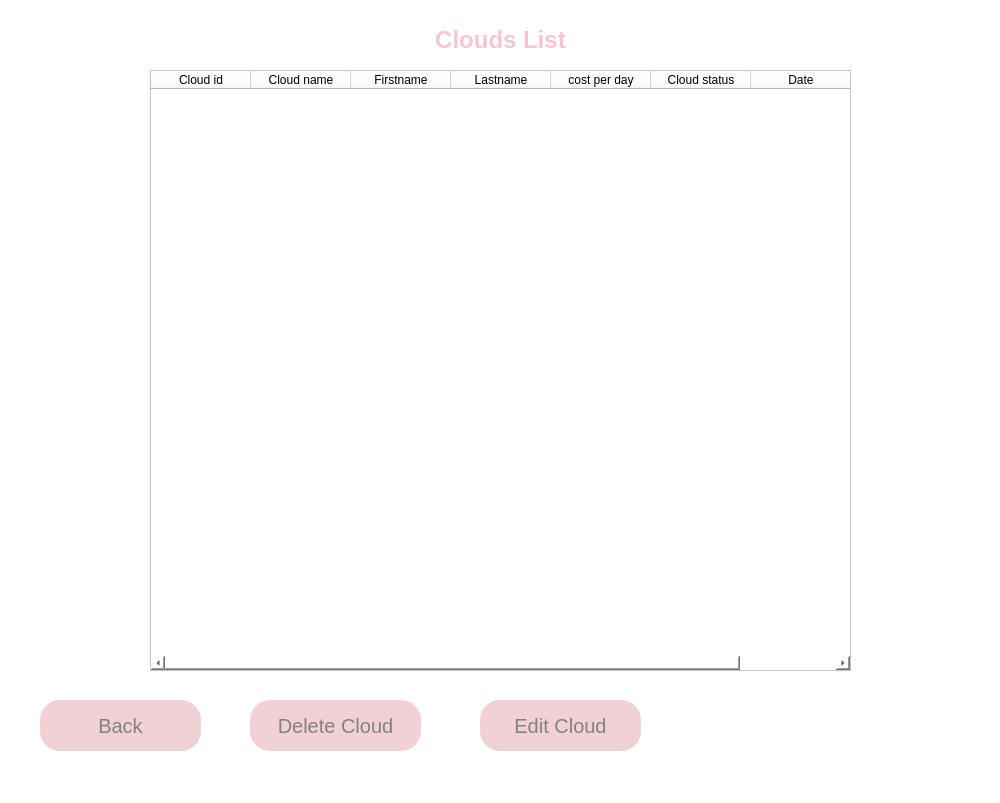
<?xml version="1.0" encoding="UTF-8"?>
<ui version="4.0">
 <class>Form</class>
 <widget class="QWidget" name="Form">
  <property name="geometry">
   <rect>
    <x>0</x>
    <y>0</y>
    <width>1000</width>
    <height>803</height>
   </rect>
  </property>
  <property name="windowTitle">
   <string>Cloud List</string>
  </property>
  <property name="styleSheet">
   <string notr="true">background-color: rgb(255, 255, 255);</string>
  </property>
  <widget class="QLabel" name="label">
   <property name="geometry">
    <rect>
     <x>370</x>
     <y>10</y>
     <width>261</width>
     <height>61</height>
    </rect>
   </property>
   <property name="font">
    <font>
     <family>MS UI Gothic</family>
     <pointsize>15</pointsize>
     <weight>75</weight>
     <bold>true</bold>
    </font>
   </property>
   <property name="text">
    <string>&lt;html&gt;&lt;head/&gt;&lt;body&gt;&lt;p&gt;&lt;span style=&quot; font-size:18pt; color:#f5c6cf;&quot;&gt;Clouds List&lt;/span&gt;&lt;/p&gt;&lt;/body&gt;&lt;/html&gt;</string>
   </property>
   <property name="alignment">
    <set>Qt::AlignCenter</set>
   </property>
  </widget>
  <widget class="QPushButton" name="back">
   <property name="geometry">
    <rect>
     <x>40</x>
     <y>700</y>
     <width>161</width>
     <height>51</height>
    </rect>
   </property>
   <property name="font">
    <font>
     <pointsize>15</pointsize>
    </font>
   </property>
   <property name="styleSheet">
    <string notr="true">QPushButton
{
	background-color: #f1d1d6;
	color: #828282;
	border-radius:20px;
}

QPushButton:hover
{
	background-color: #ff8b8d;
	color: #656565;
	border-radius:20px;
}</string>
   </property>
   <property name="text">
    <string>Back</string>
   </property>
  </widget>
  <widget class="QPushButton" name="delete_2">
   <property name="geometry">
    <rect>
     <x>250</x>
     <y>700</y>
     <width>171</width>
     <height>51</height>
    </rect>
   </property>
   <property name="font">
    <font>
     <pointsize>15</pointsize>
    </font>
   </property>
   <property name="styleSheet">
    <string notr="true">QPushButton
{
	background-color: #f1d1d6;
	color: #828282;
	border-radius:20px;
}

QPushButton:hover
{
	background-color: #ff8b8d;
	color: #656565;
	border-radius:20px;
}</string>
   </property>
   <property name="text">
    <string>Delete Cloud</string>
   </property>
  </widget>
  <widget class="QTableWidget" name="tableWidget">
   <property name="geometry">
    <rect>
     <x>150</x>
     <y>70</y>
     <width>701</width>
     <height>601</height>
    </rect>
   </property>
   <property name="selectionMode">
    <enum>QAbstractItemView::SingleSelection</enum>
   </property>
   <property name="selectionBehavior">
    <enum>QAbstractItemView::SelectRows</enum>
   </property>
   <attribute name="horizontalHeaderDefaultSectionSize">
    <number>100</number>
   </attribute>
   <column>
    <property name="text">
     <string>Cloud id</string>
    </property>
   </column>
   <column>
    <property name="text">
     <string>Cloud name</string>
    </property>
   </column>
   <column>
    <property name="text">
     <string>Firstname</string>
    </property>
   </column>
   <column>
    <property name="text">
     <string>Lastname</string>
    </property>
   </column>
   <column>
    <property name="text">
     <string>cost per day</string>
    </property>
   </column>
   <column>
    <property name="text">
     <string>Cloud status</string>
    </property>
   </column>
   <column>
    <property name="text">
     <string>Date</string>
    </property>
   </column>
  </widget>
  <widget class="QPushButton" name="edit">
   <property name="geometry">
    <rect>
     <x>480</x>
     <y>700</y>
     <width>161</width>
     <height>51</height>
    </rect>
   </property>
   <property name="font">
    <font>
     <pointsize>15</pointsize>
    </font>
   </property>
   <property name="styleSheet">
    <string notr="true">QPushButton
{
	background-color: #f1d1d6;
	color: #828282;
	border-radius:20px;
}

QPushButton:hover
{
	background-color: #ff8b8d;
	color: #656565;
	border-radius:20px;
}</string>
   </property>
   <property name="text">
    <string>Edit Cloud</string>
   </property>
  </widget>
 </widget>
 <resources/>
 <connections/>
</ui>
